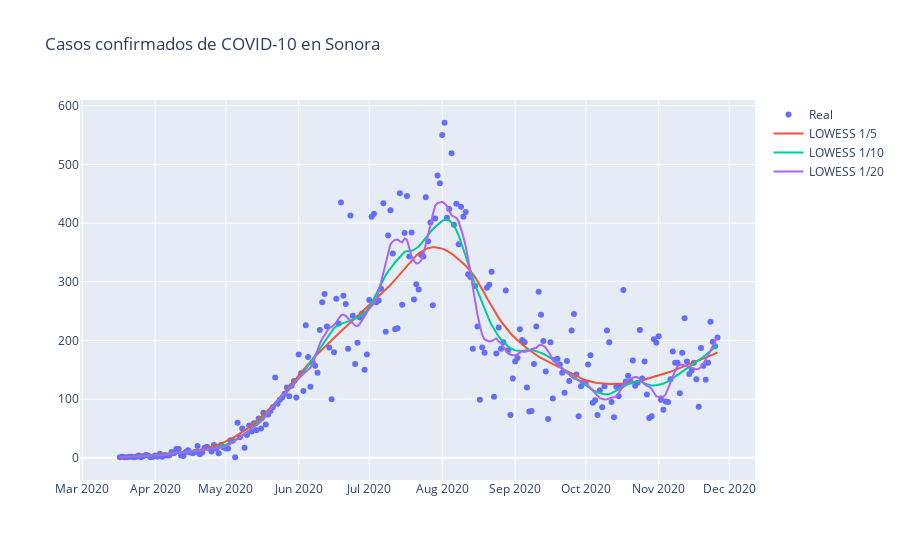

The notebook cell this image was saved under:
### Markdown cell above
### LOWESS

### Code cell
lowess = sm.nonparametric.lowess

l1 = lowess(confirmados.CASOS, confirmados.index, frac=1/5)
l2 = lowess(confirmados.CASOS, confirmados.index, frac=1/10)
l3 = lowess(confirmados.CASOS, confirmados.index, frac=1/20)

fig = go.Figure(
).add_scatter(
    x=confirmados.index,
    y=confirmados["CASOS"],
    mode='markers',
    name="Real"
).add_scatter(
    x=confirmados.index[1:],
    y=l1[:,1],
    hovertemplate="%{y:.1f}",
    name="LOWESS 1/5"
).add_scatter(
    x=confirmados.index[1:],    
    y=l2[:,1],
    hovertemplate="%{y:.1f}",
    name="LOWESS 1/10"
).add_scatter(
    x=confirmados.index[1:],
    y=l3[:,1],
    hovertemplate="%{y:.1f}",
    name="LOWESS 1/20"
).update_layout(
    title='Casos confirmados de COVID-10 en Sonora',
    hovermode="x"
).show()

### Figure 1 — Plotly figure (JSON) as saved in the notebook; plotly's stock layout.template omitted (floating-point values rounded to 4 significant figures; data arrays with more than 128 entries replaced by an {"elided": "..."} marker saying what was removed)
{"data": [{"mode": "markers", "name": "Real", "type": "scatter", "x": {"elided": "256 str values"}, "y": {"elided": "256 int values"}}, {"hovertemplate": "%{y:.1f}", "name": "LOWESS 1/5", "type": "scatter", "x": {"elided": "255 str values"}, "y": {"elided": "255 float values"}}, {"hovertemplate": "%{y:.1f}", "name": "LOWESS 1/10", "type": "scatter", "x": {"elided": "255 str values"}, "y": {"elided": "255 float values"}}, {"hovertemplate": "%{y:.1f}", "name": "LOWESS 1/20", "type": "scatter", "x": {"elided": "255 str values"}, "y": {"elided": "255 float values"}}], "layout": {"hovermode": "x", "title": {"text": "Casos confirmados de COVID-10 en Sonora"}}}
